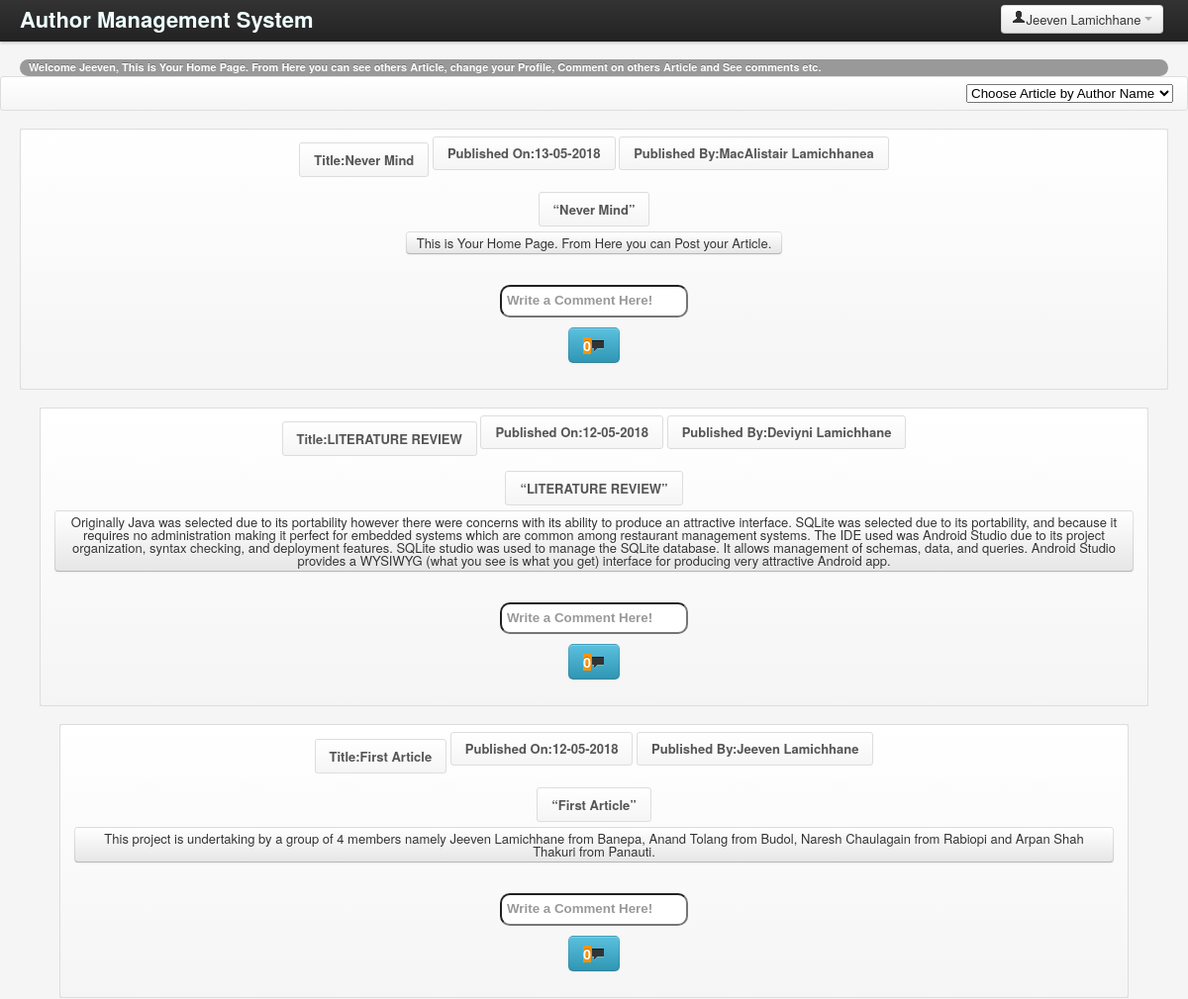
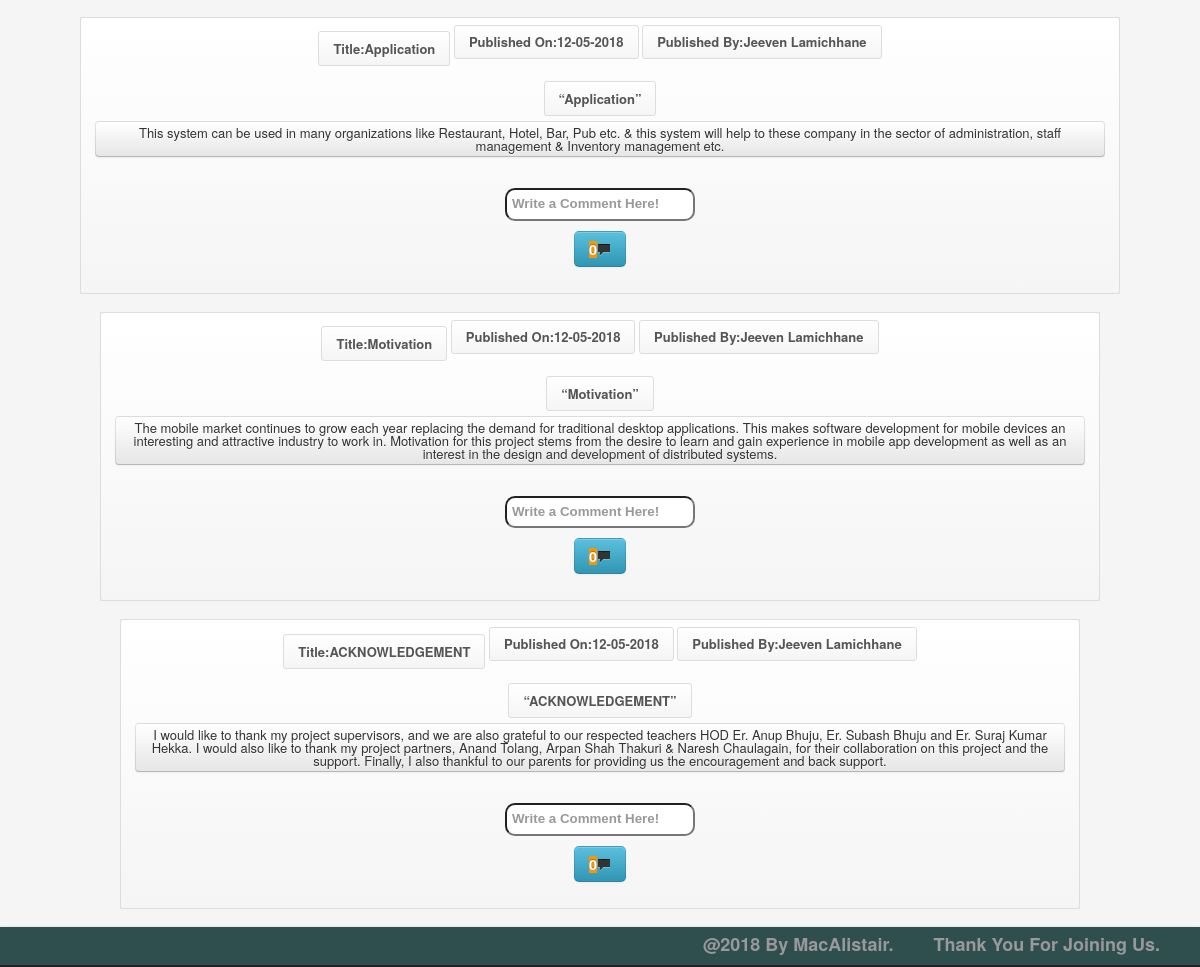
Page /visitor.php (signed in) on the committed database (2 pictures, top to bottom).
### tables this page shows
CREATE TABLE `users` (
  `user_id` int(11) NOT NULL,
  `fname` varchar(100) NOT NULL,
  `lname` varchar(100) NOT NULL,
  `address` varchar(100) NOT NULL,
  `phone` varchar(10) NOT NULL,
  `dob` varchar(15) NOT NULL,
  `occ` varchar(100) NOT NULL,
  `gender` varchar(6) NOT NULL
);

CREATE TABLE `article` (
  `article_id` int(11) NOT NULL,
  `title` varchar(100) NOT NULL,
  `descr` varchar(1000) NOT NULL,
  `user_id` int(11) NOT NULL,
  `dat` varchar(15) NOT NULL
);

### visitor.php (the view, shortened to what this page needs)
<?php
include( 'processing.php' );
if(isset($_SESSION['uid'])){
$users_id = $_SESSION['uid'];
	$udetails = "SELECT * FROM users WHERE user_id ='$users_id'";
	$u_run = mysqli_query($connect, $udetails);
	if($u_row = $u_run->fetch_assoc());
?>
<!DOCTYPE html>
<html>
    <head>
        <link rel="stylesheet" href="css/bootstrap.css">
    </head>
    <body>
         <div class="navbar navbar-fixed-top">
            <div class="navbar-inner">
                <div class="container-fluid">
                    <a class="brand" href="visitor.php">Author Management System</a>
                     <div class="btn-group pull-right">
                      <a class="btn dropdown-toggle" data-toggle="dropdown" href="#">
                            <i class="icon-user"></i><?php echo $u_row['fname']." ".$u_row['lname'];?>
                            <span class="caret"></span>
                        </a>
					</div>
                </div>
            </div>
        </div>
        <div class="container-fluid">
            <div class="row-fluid">
                <div class="span9">
                    <div id="welcome" class="badge">
                        Welcome <?php echo $u_row['fname'];?>, This is Your Home Page. From Here you can see others Article, change your Profile, Comment on others Article and See comments etc.
                    </div>
                </div>
            </div>
        </div>
         <form class="accordion pagination-right breadcrumb help-block">
        	<select name="seelog" onChange="show(this.form)">
        		<option>Choose Article by Author Name</option>
        	</select>
        </form>
      <?php
		$art = "SELECT * FROM article ORDER BY article_id DESC";
		$art_run = mysqli_query( $connect, $art );
		while ( $art_row = mysqli_fetch_object( $art_run ) ) {
			$title = $art_row->title;
			$descr = $art_row->descr;
			$dat = $art_row->dat;
			$id = $art_row->user_id;
			$art_id = $art_row->article_id;
			$com = "SELECT * FROM comment WHERE article_id='$art_id'";
			$com_run = mysqli_query( $connect, $com );
			$udetails2 = "SELECT * FROM users WHERE user_id ='$id'";
		$u_run2 = mysqli_query( $connect, $udetails2 );
		if ( $u_row2 = $u_run2->fetch_assoc() );
			?>
          <div class="container-fluid">
            <div class="row-fluid">
                <div class="span9 pagination-centered">
                    <div class="row-fluid help-block alert-error">
                        <div class="breadcrumb help-block pagination-centered">
							<strong class="breadcrumb help-line">Title:<b><?php echo $title; ?></b></strong>
							<strong class="breadcrumb help-inline">Published On:<b><?php echo $dat; ?></b></strong>
                           <strong class="breadcrumb help-inline">Published By:<b><?php echo $u_row2['fname']." ".$u_row2['lname']; ?></b></strong>
                            <p>
								<center><b class="breadcrumb"><q><?php echo $title; ?></q></b></center>
                          <p class="carousel btn">
                          <?php echo $descr; ?>
                          </p>
                           <?php
			$count = mysqli_num_rows( $com_run );
									?>
                            </p>
                            <table align="center">
								<form>
									<input style="border-radius: 10px;" name="comments" id="comments" class="help-inline" placeholder="Write a Comment Here!" required/>
									<tr>
										<td><button type="submit" name="commentvisit" onClick="comt(this.form)" class="btn btn-toolbar btn-large btn-info carousel"><b class="label-warning"><?php echo $count; ?></b><i class="icon-comment"></i></button>
										</td>
									</tr>
								</form>
							</table>
                        </div>
                    </div>
                </div>
            </div>
         <?php
		}
		?>
        <div class="navbar navbar-fixed-bottom">
            <div class="navbar-inner">
                <div class="container-fluid1">
                   <marquee>
                   	 <a class="brand1">Thank You For Joining Us.</a>
                    <a class="brand1">@2018 By MacAlistair.</a>
                   </marquee>
                </div>
            </div>
        </div>
    </body>
</html>
 <?php
}else{
	header("location: login.php");
}
?>

### visitor.php (style rules this page uses)
body { padding-top: 60px; padding-bottom: 40px; }

### rows in the picture
users: fname "Jeeven", lname "Lamichhane"
article: title "Never Mind", dat "13-05-2018", user.fname "MacAlistair", user.lname "Lamichhanea", descr "This is Your Home Page. From Here you can Post your Article.", count "0"
article: title "LITERATURE REVIEW", dat "12-05-2018", user.fname "Deviyni", user.lname "Lamichhane", descr "Originally Java was selected due to its portability however there were concerns with its ability to produce an attractive interface. SQLite was selected due to its portability, and because it requires no administration making it perfect for embedded systems which are common among restaurant management systems. The IDE used was Android Studio due to its project organization, syntax checking, and deployment features. SQLite studio was used to manage the SQLite database. It allows management of schemas, data, and queries. Android Studio provides a WYSIWYG (what you see is what you get) interface for producing very attractive Android app.", count "0"
article: title "First Article", dat "12-05-2018", user.fname "Jeeven", user.lname "Lamichhane", descr "This project is undertaking by a group of 4 members namely Jeeven Lamichhane from Banepa, Anand Tolang from Budol, Naresh Chaulagain from Rabiopi and Arpan Shah Thakuri from Panauti.", count "0"
article: title "Application", dat "12-05-2018", user.fname "Jeeven", user.lname "Lamichhane", descr "This system can be used in many organizations like Restaurant, Hotel, Bar, Pub etc. & this system will help to these company in the sector of administration, staff management & Inventory management etc.", count "0"
article: title "Motivation", dat "12-05-2018", user.fname "Jeeven", user.lname "Lamichhane", descr "The mobile market continues to grow each year replacing the demand for traditional desktop applications. This makes software development for mobile devices an interesting and attractive industry to work in. Motivation for this project stems from the desire to learn and gain experience in mobile app development as well as an interest in the design and development of distributed systems.", count "0"
article: title "ACKNOWLEDGEMENT", dat "12-05-2018", user.fname "Jeeven", user.lname "Lamichhane", descr "I would like to thank my project supervisors, and we are also grateful to our respected teachers HOD Er. Anup Bhuju, Er. Subash Bhuju and Er. Suraj Kumar Hekka. I would also like to thank my project partners, Anand Tolang, Arpan Shah Thakuri & Naresh Chaulagain, for their collaboration on this project and the support. Finally, I also thankful to our parents for providing us the encouragement and back support.", count "0"
